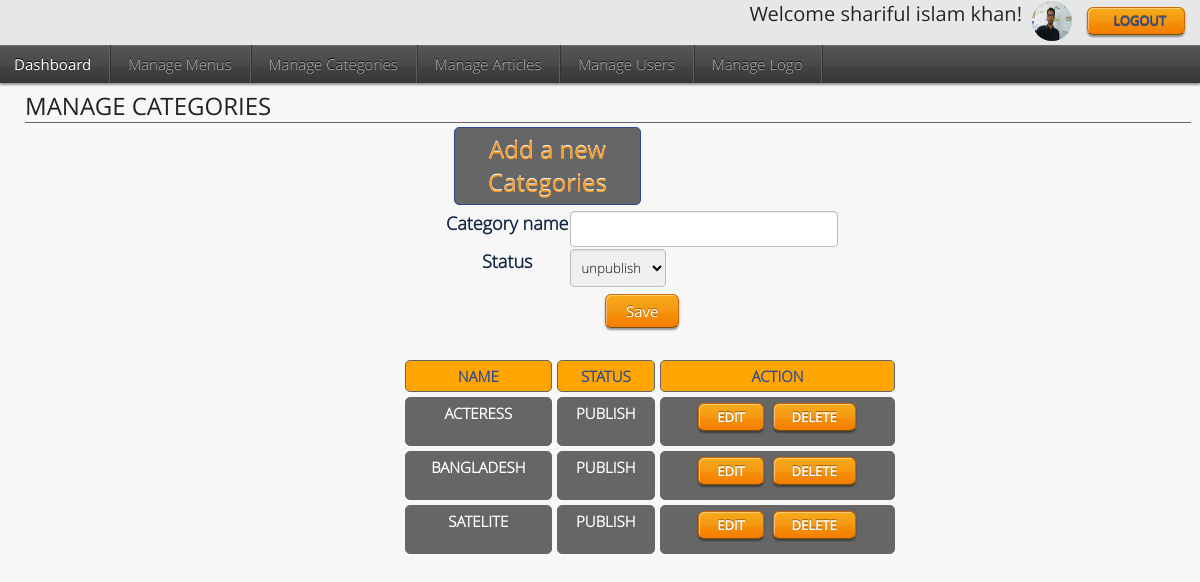
Screenshot of /admin/categories.php (signed in) with the database file from the repository.
### tables this page shows
CREATE TABLE `categories` (
  `cat_id` int(11) NOT NULL,
  `name` varchar(200) NOT NULL,
  `cat_status` tinyint(4) NOT NULL
);

### database.php (called while the page is built, shortened)
<?php
class Db{
	private $conn;
	public function __construct($host,$user,$pass,$db){
        $this->conn=new mysqli($host,$user,$pass,$db);
	}
  public function getall($table,$cols){
      $sql="SELECT $cols FROM $table";
      $result=$this->conn->query($sql);
      if ($result->num_rows > 0) {
         return $result->fetch_all(MYSQLI_ASSOC);
      }
      else{
        return false;
      }
  }
}
$connect=new Db("localhost","root","","cms");
?>

### admin/categories.php (the view, shortened to what this page needs)
<?php
include("../database.php");
?>
<!DOCTYPE html>
<html>
  <head>
    <link rel="stylesheet" href="../css/manage.css">
    <link rel="stylesheet" href="../css/dashboard.css">
  </head>
  <body>
    <?php
    include("dashboard_menus.php");
    ?>
    <div class="main">
      <h2 class="manage">Manage Categories</h2>
      <?php
      if (isset($_REQUEST['cat_id'])){
      $cat_id=$_REQUEST['cat_id'];
      extract($connect->getByid("categories","*","cat_id='$cat_id'"));
      ?>
      <h2 class="m_h">Edit Menu</h2>
      <form action="categories.php" method="post">
        <table border="1" align="center" cellpadding="5" class="tab_tr head">
          <tr>
            <th>Category name</th>
            <td><input type="text" value="<?Php echo isset($name)?$name:'';?>" name="cat_name" size="30"></td>
          </tr>
          <tr>
            <th>Status</th>
            <td>
              <select name="status">
                <option value="0" <?php echo $cat_status==0?'selected':''; ?>>unpublish</option>
                <option value="1" <?php echo $cat_status==1?'selected':''; ?>>publish</option>
              </select>
            </td>
          </tr>
          <tr>
            <td colspan="2" align="center">
              <input type="hidden" name="edit_cat" value="<?php echo $cat_id;?>">
              <input type="submit" name="update" value="Update" class="btn orange mr_t">
            </td>
          </tr>
        </table>
      </form>
      <?php
      }
      else{
      ?>
      <h2 class="m_h">Add a new Categories</h2>
      <form action="categories.php" method="post">
        <table border="1" align="center" cellpadding="5" class="tab_tr head">
          <tr >
            <th>Category name</th>
            <td><input type="text"  name="cat_name" size="30"></td>
          </tr>
          <tr>
            <th>Status</th>
            <td>
              <select name="status">
                <option value="0">unpublish</option>
              </select>
            </td>
          </tr>
          <tr>
            <td colspan="2" align="center">
              <input type="submit" name="submit" value="Save" class="btn orange mr_t">
            </td>
          </tr>
        </table>
      </form>
      <?php
      }
      ?>
    </div>
    <div style="margin-bottom: 15px;">
      <table border="1" cellspacing="5" width="500" style="text-align: center;" class="action_table">
        <tr>
          <th>Name</th>
          <th>Status</th>
          <th>Action</th>
        </tr>
        <?php
        $categories=$connect->getall("categories","*");
        if (is_array($categories)){
        foreach ($categories as $Category){
        extract($Category);
        ?>
        <tr>
          <td><?=$name;?></td>
          <td>
            <?php echo $cat_status==1?"Publish":"Unpublish"; ?>
          </td>
          <td>
            <a class="btn small orange" href="categories.php?cat_id=<?=$cat_id;?>">Edit</a>&nbsp;
            <a class="btn small orange" href="categories.php?del_id=<?=$cat_id;?>">Delete</a>
          </td>
        </tr>
        <?php
        }
        }
        else{
        echo "<h3 class=\"no_data\">NO DATA......</h3>";
        }
        ?>
      </table>
    </div>
  </body>
</html>

### css/manage.css (style rules this page uses)
.manage { text-transform: uppercase; margin-left: 16px; border-bottom: 1px solid #666; }
.head th { color: #112642; font-weight: bold; font-size: 18px; }
.m_h { color: #F59A23; border: 1px solid #2B4A96; padding: 5px; background: #666; border-radius: 5px; margin-right: 550px; text-align: center; margin-left: 445px; }
.action_table { margin-top: 16px; margin-left: 400px; }
.action_table th { border:1px solid #666; padding: 5px; text-transform: uppercase; border-radius: 5px; background: orange; color: #2B4A96; font-weight: bold; }
.action_table td { border:1px solid #666; padding: 5px; text-transform: uppercase; border-radius: 5px; background:#666; color: #fff; font-weight: bold; }
.tab_tr { margin-left: 435px; }
.mr_t { margin-top: 5px; }

### css/dashboard.css (style rules this page uses)
html, body, div, span, applet, object, iframe, h1, h2, h3, h4, h5, h6, p, blockquote, pre, a, abbr, acronym, address, big, cite, code, del, dfn, em, img, ins, kbd, q, s, samp, small, strike, strong, sub, sup, tt, var, b, u, i, center, dl, dt, dd, ol, ul, li, fieldset, form, label, legend, table, caption, tbody, tfoot, thead, tr, th, td, article, aside, canvas, details, embed, figure, figcaption, footer, header, hgroup, menu, nav, output, ruby, section, summary, time, mark, audio, video { border: 0 none; font: inherit; margin: 0; padding: 0; vertical-align: top; }
* { -webkit-box-sizing:border-box; -moz-box-sizing:border-box; box-sizing:border-box; }
html,body { height: 100%; }
body, input, button, textarea, select, option { font-family: 'Open Sans Light', sans; }
body { background-color: #f7f7f7; color: #333; font-size: 15px; }
h1, h2, h3, h4 { color: #222; font-family: 'Open Sans', sans; margin-bottom: 4px; text-shadow: 0 -1px #fff; }
h2 { font-size: 24px; }
.btn { background: linear-gradient(to bottom, #525252 0%, #212121 100%) repeat scroll 0 0 transparent; border: 1px solid #383838; border-bottom: 1px solid rgba(1,1,1,0.5)!important; border-radius: 6px 6px 6px 6px; box-shadow: 1px 1px 0 rgba(255,255,255,0.4) inset, 0 2px 2px rgba(0, 0, 0, 0.4), 0 18px 0 rgba(255, 255, 255, 0.05) inset; color: #FFFFFF; cursor: pointer; display: inline-block; font-family: 'Open Sans',sans; font-size: 15px; margin-bottom: 9px; margin-right: 1px; padding: 6px 20px; outline: 0 none; text-decoration: none; text-shadow: 0 -1px rgba(1,1,1,0.4); vertical-align: top; }
.btn.small { box-shadow: 1px 1px 0 rgba(255, 255, 255, 0.4) inset, 0 2px 2px rgba(0, 0, 0, 0.4), 0 14px 0 rgba(255, 255, 255, 0.05) inset; font-size: 13px; padding: 4px 18px; }
.btn.orange { background: linear-gradient(to bottom, #F5A70E 0%, #F47D00 100%) repeat scroll 0 0 transparent; border: 1px solid #CD6600; }
input[type="text"], input[name="text"], select, textarea { border: 1px solid #BCBCBC; border-radius: 4px 4px 4px 4px; box-shadow: 0 1px 1px rgba(0, 0, 0, 0.075) inset; display: inline-block; padding: 8px 6px; outline: 0 none; margin-right: 1px; vertical-align: top; }
select { padding-right: 8px; }
.main { margin: 9px; }

### rows the page displays
categories: name "ACTERESS", cat_status "PUBLISH"
categories: name "BANGLADESH", cat_status "PUBLISH"
categories: name "SATELITE", cat_status "PUBLISH"

### other values shown
$_SESSION['name'] "shariful islam khan"
